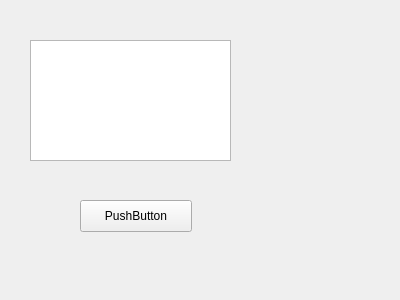
<?xml version="1.0" encoding="UTF-8"?>
<ui version="4.0">
 <class>NewWidget</class>
 <widget class="QWidget" name="NewWidget">
  <property name="geometry">
   <rect>
    <x>0</x>
    <y>0</y>
    <width>400</width>
    <height>300</height>
   </rect>
  </property>
  <property name="windowTitle">
   <string>Form</string>
  </property>
  <widget class="QPushButton" name="pushButton">
   <property name="geometry">
    <rect>
     <x>80</x>
     <y>200</y>
     <width>112</width>
     <height>32</height>
    </rect>
   </property>
   <property name="text">
    <string>PushButton</string>
   </property>
  </widget>
  <widget class="QTextEdit" name="textEdit">
   <property name="geometry">
    <rect>
     <x>30</x>
     <y>40</y>
     <width>201</width>
     <height>121</height>
    </rect>
   </property>
  </widget>
 </widget>
 <resources/>
 <connections/>
</ui>
